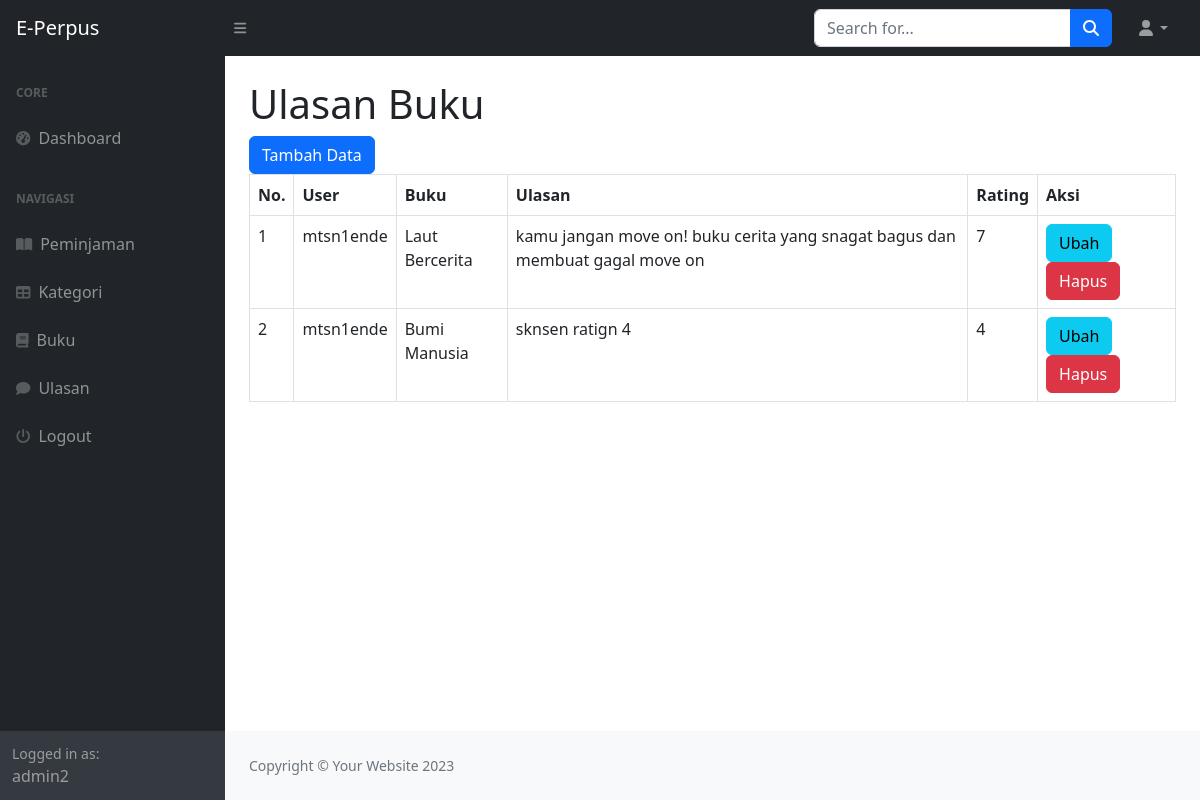
/index.php?page=ulasan (signed in), run on the app's committed database.
### tables this page shows
CREATE TABLE `ulasan` (
  `id_ulasan` int(11) NOT NULL,
  `id_user` int(11) DEFAULT NULL,
  `id_buku` int(11) DEFAULT NULL,
  `ulasan` text NOT NULL,
  `rating` int(11) NOT NULL
);

CREATE TABLE `user` (
  `id_user` int(11) NOT NULL,
  `nama` varchar(255) DEFAULT NULL,
  `username` varchar(255) DEFAULT NULL,
  `password` varchar(255) DEFAULT NULL,
  `email` varchar(255) DEFAULT NULL,
  `alamat` text,
  `no_telepon` varchar(255) DEFAULT NULL,
  `level` enum('admin','petugas','peminjam') DEFAULT NULL
);

CREATE TABLE `buku` (
  `id_buku` int(11) NOT NULL,
  `id_kategori` int(11) DEFAULT NULL,
  `judul` varchar(255) DEFAULT NULL,
  `penulis` varchar(255) DEFAULT NULL,
  `penerbit` varchar(255) DEFAULT NULL,
  `tahun_terbit` varchar(255) DEFAULT NULL,
  `gambar` varchar(255) DEFAULT NULL,
  `sinopsis` varchar(255) DEFAULT NULL,
  `jumlah` integer DEFAULT NULL,
  `isbn` varchar(255) DEFAULT NULL
);

### ulasan.php (the view)
<h1 class="mt-4">Ulasan Buku</h1>
<div class="row">
    <div class="col-md-12">
        <a href="?page=ulasan_tambah" class="btn btn-primary">Tambah Data</a>
        <table class="table table-bordered" id="dataTable" width="100%" cellspacing="0">
            <tr>
                <th>No.</th>
                <th>User</th>
                <th>Buku</th>
                <th>Ulasan</th>
                <th>Rating</th>
                <th>Aksi</th>
            </tr>
            <?php
                $i=1;
                $query = mysqli_query($koneksi, "SELECT * FROM ulasan LEFT JOIN user on user.id_user=ulasan.id_user LEFT JOIN buku ON buku.id_buku=ulasan.id_buku");
                while ($data = mysqli_fetch_array($query)) :
            ?>
            <tr>
                <td><?= $i++; ?></td>
                <td><?= $data['nama']; ?></td>
                <td><?= $data['judul']; ?></td>
                <td><?= $data['ulasan']; ?></td>
                <td><?= $data['rating']; ?></td>
                <td>
                    <a href="?page=ulasan_ubah&&id=<?= $data['id_ulasan']?>" class="btn btn-info">Ubah</a>
                    <a onclick="return confirm('Apakah anda yakin menghapus data ini')" href="?page=ulasan_hapus&&id=<?= $data['id_ulasan']?>" class="btn btn-danger">Hapus</a>
                </td>
            </tr>
            <?php endwhile; ?>
        </table>
    </div>
</div>

### data on the page
ulasan: id_user.nama "mtsn1ende", id_buku.judul "Laut Bercerita", ulasan "kamu jangan move on! buku cerita yang snagat bagus dan membuat gagal move on", rating "7"
ulasan: id_user.nama "mtsn1ende", id_buku.judul "Bumi Manusia", ulasan "sknsen ratign 4", rating "4"

### other printed values
$_SESSION['user']['nama'] "admin2"
